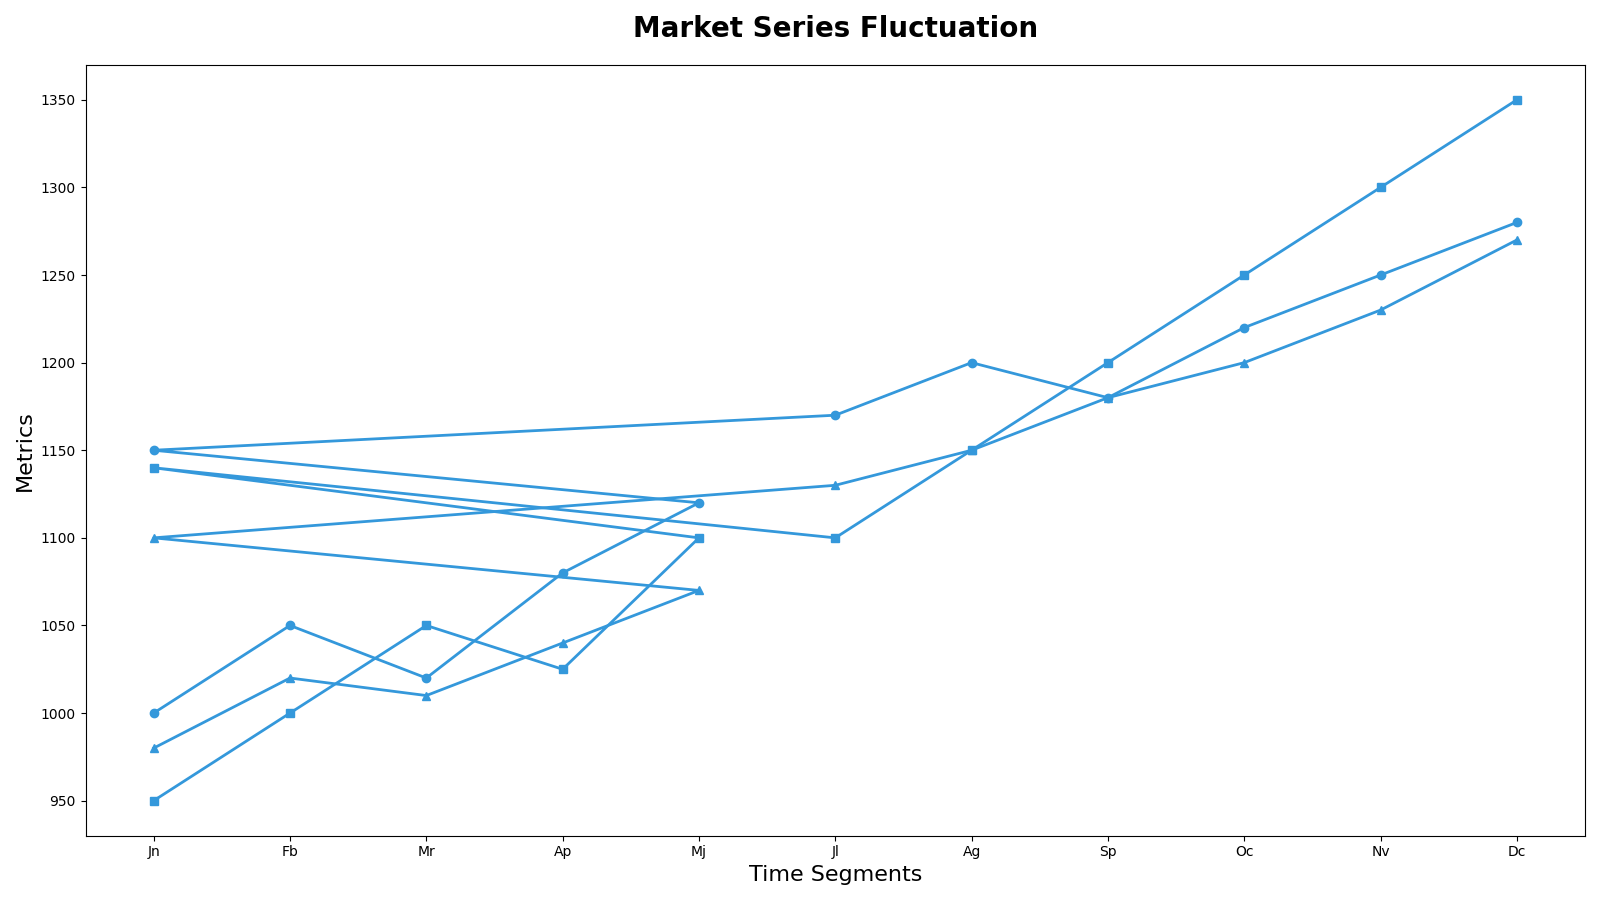

This chart was generated by the following Python code:
import matplotlib.pyplot as plt
import numpy as np

months = np.array(['Jn', 'Fb', 'Mr', 'Ap', 'Mj', 'Jn', 'Jl', 'Ag', 'Sp', 'Oc', 'Nv', 'Dc'])
index_A = np.array([1000, 1050, 1020, 1080, 1120, 1150, 1170, 1200, 1180, 1220, 1250, 1280])
index_B = np.array([980, 1020, 1010, 1040, 1070, 1100, 1130, 1150, 1180, 1200, 1230, 1270])
index_C = np.array([950, 1000, 1050, 1025, 1100, 1140, 1100, 1150, 1200, 1250, 1300, 1350])

fig, ax = plt.subplots(figsize=(16, 9))

common_color = '#3498db'
ax.plot(months, index_A, marker='o', linestyle='-', linewidth=2, color=common_color)
ax.plot(months, index_B, marker='^', linestyle='-', linewidth=2, color=common_color)
ax.plot(months, index_C, marker='s', linestyle='-', linewidth=2, color=common_color)

# Altered title and axis labels
ax.set_title('Market Series Fluctuation', fontsize=20, fontweight='bold', pad=20)
ax.set_xlabel('Time Segments', fontsize=16)
ax.set_ylabel('Metrics', fontsize=16)

plt.tight_layout()
plt.show()
